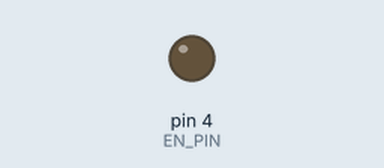
A sketch run on a simulated Arduino Uno, built with avr-gcc and run on an emulated ATmega328P. Parts: output pins drawn as LEDs (lit = HIGH). Pins used as bus, display or sensor lines are not drawn; what the sketch prints to the serial monitor is not drawn.

Above: at 0.2 s.
Timing chart, 0 to 1.7 s (numbered marks = the images above):
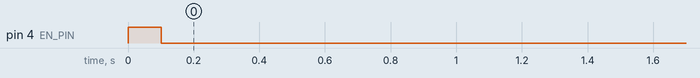

The sketch:

A111_test.ino
```cpp
#include <SPI.h>

// Define pin for Chip Select (CS)
const int CS_PIN = 10;
const int EN_PIN = 4;

// 0x30 0x00 is the command word for reading Sensor ID, used for detecting if the Acconeer is present
const uint8_t READ_ID_COMMAND[] = {0x30, 0x00};  // Replace with actual ID read command
const uint8_t RESPONSE_LENGTH = 4;  // Adjust this to match the expected length of the response

void setup() {
  // Initialize Serial for debugging
  Serial.begin(115200);

  // Initialize SPI
  SPI.begin();

  // Configure Chip Select pin as OUTPUT
  pinMode(CS_PIN, OUTPUT);
  pinMode(EN_PIN, OUTPUT);

  // Set CS pin high to start communication (idle state)
  digitalWrite(CS_PIN, HIGH);
  digitalWrite(EN_PIN, HIGH);

  // Setup SPI settings (Mode 0, 1 MHz clock speed, MSB first)
  SPI.beginTransaction(SPISettings(1000000, MSBFIRST, SPI_MODE0));

  // Give sensor time to initialize
  delay(100);

  // Attempt to read sensor ID
  readSensorID();
  digitalWrite(EN_PIN, LOW);
}

void readSensorID() {
  byte response[RESPONSE_LENGTH] = {0};

  // Start SPI communication (CS Low)
  digitalWrite(CS_PIN, LOW);

  // Send command to read ID
  for (int i = 0; i < sizeof(READ_ID_COMMAND); i++) {
    SPI.transfer(READ_ID_COMMAND[i]);
  }

  // Receive the response (ID)
  for (int i = 0; i < RESPONSE_LENGTH; i++) {
    response[i] = SPI.transfer(0x00);  // Send dummy byte to clock out the response
  }

  // End SPI communication (CS High)
  digitalWrite(CS_PIN, HIGH);

  // Print the received ID
  Serial.print("Sensor ID: ");
  for (int i = 0; i < RESPONSE_LENGTH; i++) {
    Serial.print("0x");
    Serial.print(response[i], HEX);
    Serial.print(" ");
  }
  Serial.println();
}


void loop() {
  // Do nothing in the loop for now
}
```
